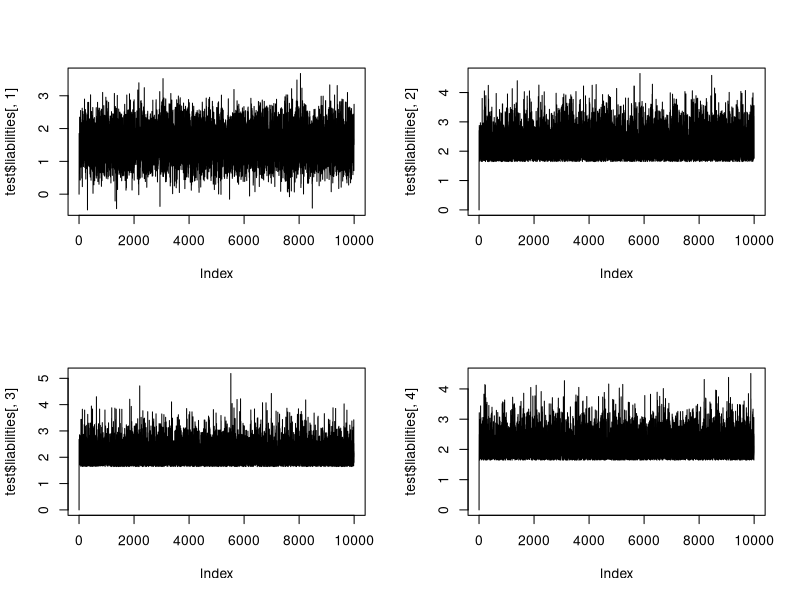
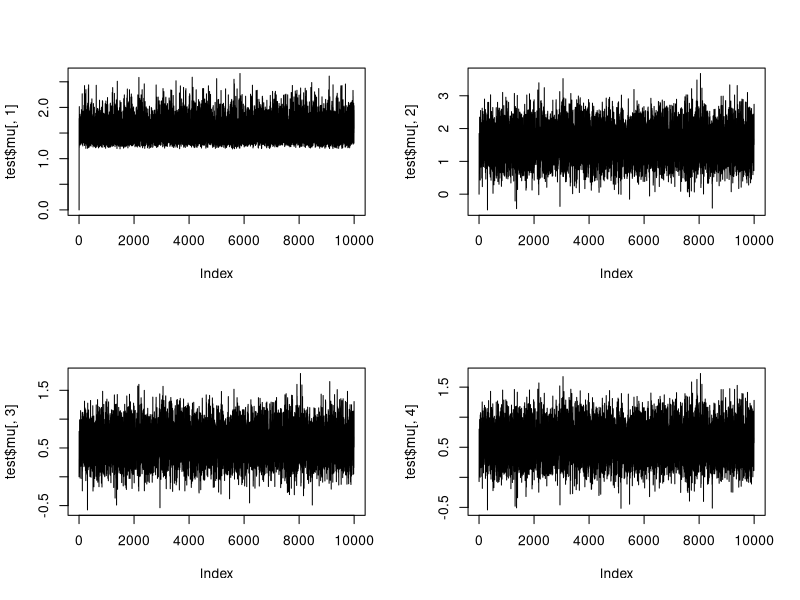
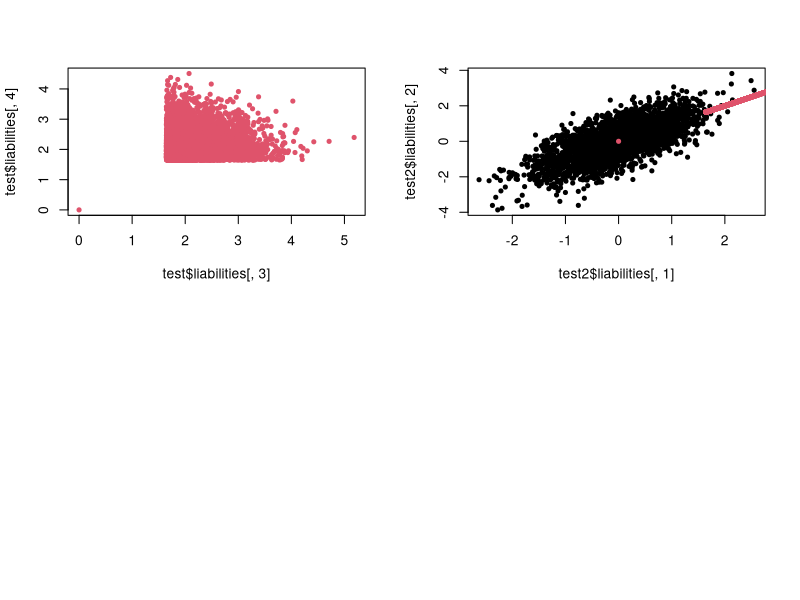

Reproduce these figures in R, in order.
## ---- chunk 1
get_cov = function(h2, n_sib = 0) {
  cov <- matrix(h2/2, 4 + n_sib, 4 + n_sib)
  diag(cov) <- 1
  cov[3,4] <- cov[4,3] <- 0
  cov[1:2, 1] <- cov[1, 1:2] <- h2
  cov
}
## ---- chunk 2
calc_distribution = function(sigma){
  out = list()
  for (i in 1:nrow(sigma)){
    mu_mult_bar = solve(sigma[ -i, -i], sigma[i , -i])
    sigma_bar = sigma[i,i] - mu_mult_bar %*% sigma[-i , i]
    out[[i]] = list('sigma'=sigma_bar, 'mu_mult'=mu_mult_bar)
    }
  return(out)
  }
## ---- chunk 3
# Benyttes ikke
bounds <- function(phenos,N, T_ = 0.05){
  interval_2 = c(0, 1-T_)
  interval_1 = c(1-T_, 1)
  k = length(phenos)+1
  out = matrix(c(0,1), ncol=2, nrow=k, byrow=T)
  i = 2
  for (phen in phenos){
    interval = phen * interval_1 + (1-phen)*interval_2
    out[i,] = interval
    i = i+1
  }
  q = matrix(runif(N*k, out[,1], out[,2]), ncol=k, byrow=T)
  return(q)
}

## ---- chunk 4
bounds(c(1,1,1), N=10)
## ---- chunk 5
# Vores gibbssampler


Gibb <- function(covmat, phenos, N, T_ = 0.05){
  
  interval_2 = c(0, 1-T_)
  interval_1 = c(1-T_, 1)
  #bounds_ = bounds(phenos, N, T_) 
  s_val = 0
  
  k = nrow(covmat)

  const_list = calc_distribution(covmat)
  
  liabil = matrix(s_val, nrow = N, ncol = k) # i formen c(l_g, l, l_p1, l_p2)
  mu_vec = matrix(s_val, nrow = N, ncol = k)
  
  current_liabil = matrix(s_val, nrow = k, ncol = 1)
  
  
  
  for (i in 2:N) {
    for (j in 1:k) {
      # Udregner parametre
      sigma = const_list[[j]]$sigma
      mu_mult_ = const_list[[j]]$mu_mult
      mu = mu_mult_ %*% current_liabil[-j] # Udelukker den liability vi er kommet til
    
      mu_vec[i,j] = mu
      
      if (j == 1) {
        current_liabil[j] = rnorm(1, mu, sqrt(sigma))
      }
      else {
        crit <- qnorm(1-T_)
        crit_bound = pnorm(crit, mu, sqrt(sigma))
        
        interval_2 = c(0, crit_bound)
        interval_1 = c(crit_bound, 1)
        
        phen = phenos[j-1]
        interval = phen * interval_1 + (1-phen)*interval_2
        U = runif(1,interval[1], interval[2])
        current_liabil[j] = qnorm(U, mu, sqrt(sigma))
      }
      

      
      
      #current_liabil[j] = qnorm(bounds_[i,j], mu, sqrt(sigma)) 
      
    }
    liabil[i,] = t(current_liabil)
  }
  return(list('liabilities'=liabil, 'mu'=mu_vec))
}
## ---- chunk 6
covmat = get_cov(0.5)
calc_distribution(covmat)
## ---- chunk 7
test=Gibb(covmat, c(1,1,1), N=10000)

par(mfrow=c(2,2))
plot(test$liabilities[,1], type='l')
plot(test$liabilities[,2], type='l')
plot(test$liabilities[,3], type='l')
plot(test$liabilities[,4], type='l')
## ---- chunk 8
par(mfrow=c(2,2))
plot(test$mu[,1], type='l')
plot(test$mu[,2], type='l')
plot(test$mu[,3], type='l')
plot(test$mu[,4], type='l')
## ---- chunk 9
cov(test[[1]])
## ---- chunk 10
Gibb_notrunc <- function(covmat, N, T_ = 0.05){

  k = nrow(covmat)

  const_list = calc_distribution(covmat)

  liabil = matrix(0, nrow = N, ncol = k) # i formen c(l_g, l, l_p1, l_p2)
  mu_vec = matrix(0, nrow = N-1, ncol = k)
  current_liabil = rep(0, k)

  for (i in 1:(N-1)) {
    for (j in 1:k) {
      # Udregner parametre
      sigma = const_list[[j]]$sigma
      mu_mult = const_list[[j]]$mu_mult
      mu = mu_mult %*% current_liabil[-j] # Udelukker den liability vi er kommet til
      mu_vec[i,j] = mu
      current_liabil[j] = rnorm(1, mu, sqrt(sigma))
    }
    liabil[i,] = current_liabil
  }
  return(list('liabilities'=liabil, 'mu'=mu_vec))
}
## ---- chunk 11
test2 = Gibb_notrunc(get_cov(0.5), 3000)
## ---- chunk 12
plot(test$liabilities[,3], test$liabilities[,4], col=2, pch=20)
## ---- chunk 13
plot(test2$liabilities[,1], test2$liabilities[,2], pch=20)
points(test$liabilities[,3], test$liabilities[,3], col=2, pch=20)
## ---- chunk 14
qunif(1)
